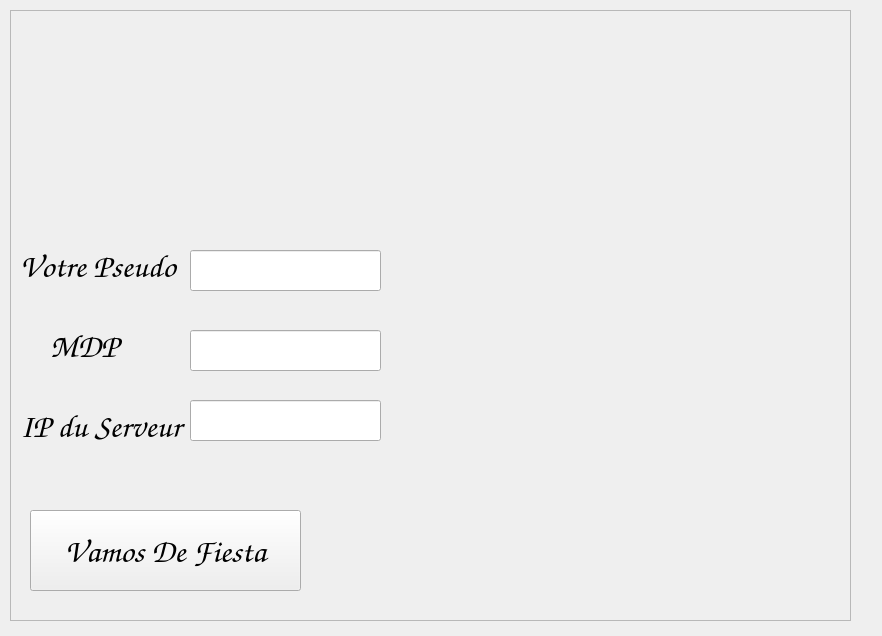
<?xml version="1.0" encoding="UTF-8"?>
<ui version="4.0">
 <class>jeux</class>
 <widget class="QWidget" name="jeux">
  <property name="geometry">
   <rect>
    <x>0</x>
    <y>0</y>
    <width>882</width>
    <height>636</height>
   </rect>
  </property>
  <property name="windowTitle">
   <string>Accueil</string>
  </property>
  <property name="styleSheet">
   <string notr="true">background-image: url(:/img/fondConnection.png);</string>
  </property>
  <widget class="QFrame" name="frame">
   <property name="geometry">
    <rect>
     <x>10</x>
     <y>10</y>
     <width>841</width>
     <height>611</height>
    </rect>
   </property>
   <property name="frameShape">
    <enum>QFrame::StyledPanel</enum>
   </property>
   <property name="frameShadow">
    <enum>QFrame::Raised</enum>
   </property>
   <widget class="QLineEdit" name="lineEditNomJoueur">
    <property name="geometry">
     <rect>
      <x>180</x>
      <y>240</y>
      <width>191</width>
      <height>41</height>
     </rect>
    </property>
    <property name="font">
     <font>
      <family>Z003</family>
      <pointsize>25</pointsize>
      <italic>true</italic>
      <bold>true</bold>
     </font>
    </property>
   </widget>
   <widget class="QLineEdit" name="lineEditMdp">
    <property name="geometry">
     <rect>
      <x>180</x>
      <y>320</y>
      <width>191</width>
      <height>41</height>
     </rect>
    </property>
    <property name="font">
     <font>
      <family>Z003</family>
      <pointsize>25</pointsize>
      <italic>true</italic>
      <bold>true</bold>
     </font>
    </property>
   </widget>
   <widget class="QLabel" name="labelPseudo">
    <property name="geometry">
     <rect>
      <x>10</x>
      <y>240</y>
      <width>161</width>
      <height>31</height>
     </rect>
    </property>
    <property name="font">
     <font>
      <family>Z003</family>
      <pointsize>25</pointsize>
      <italic>true</italic>
      <bold>true</bold>
      <kerning>true</kerning>
     </font>
    </property>
    <property name="text">
     <string>Votre Pseudo</string>
    </property>
   </widget>
   <widget class="QLabel" name="labelMdp">
    <property name="geometry">
     <rect>
      <x>40</x>
      <y>320</y>
      <width>101</width>
      <height>31</height>
     </rect>
    </property>
    <property name="font">
     <font>
      <family>Z003</family>
      <pointsize>25</pointsize>
      <italic>true</italic>
      <bold>true</bold>
      <kerning>true</kerning>
     </font>
    </property>
    <property name="text">
     <string>MDP</string>
    </property>
   </widget>
   <widget class="QPushButton" name="pushButtonLancer">
    <property name="geometry">
     <rect>
      <x>20</x>
      <y>500</y>
      <width>271</width>
      <height>81</height>
     </rect>
    </property>
    <property name="font">
     <font>
      <family>Z003</family>
      <pointsize>25</pointsize>
      <italic>true</italic>
      <bold>true</bold>
     </font>
    </property>
    <property name="text">
     <string>Vamos De Fiesta</string>
    </property>
   </widget>
   <widget class="QLabel" name="labelIP">
    <property name="geometry">
     <rect>
      <x>10</x>
      <y>400</y>
      <width>171</width>
      <height>31</height>
     </rect>
    </property>
    <property name="font">
     <font>
      <family>Z003</family>
      <pointsize>25</pointsize>
      <italic>true</italic>
      <bold>true</bold>
      <kerning>true</kerning>
     </font>
    </property>
    <property name="text">
     <string>IP du Serveur</string>
    </property>
   </widget>
   <widget class="QLineEdit" name="lineEditIP">
    <property name="geometry">
     <rect>
      <x>180</x>
      <y>390</y>
      <width>191</width>
      <height>41</height>
     </rect>
    </property>
    <property name="font">
     <font>
      <family>Z003</family>
      <pointsize>25</pointsize>
      <italic>true</italic>
      <bold>true</bold>
     </font>
    </property>
   </widget>
  </widget>
 </widget>
 <resources/>
 <connections/>
</ui>
